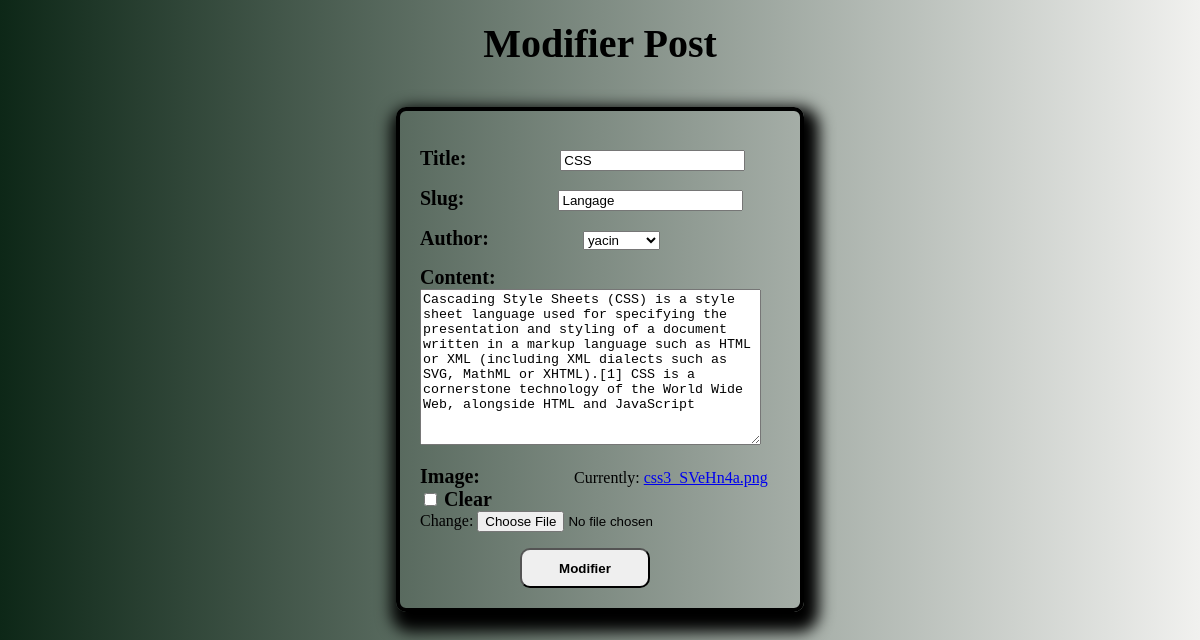
The app's page /blog/15/modifier_post/ with its own data.
### blog/models.py (models this page shows, shortened)
class Post(models.Model):
    title = models.CharField(max_length=200, unique=True)
    slug = models.SlugField(max_length=200, unique=True)
    author = models.ForeignKey(User, on_delete= models.CASCADE,related_name='blog_posts')
    updated_on = models.DateTimeField(auto_now= True)
    content = models.TextField()
    created_on = models.DateTimeField(auto_now_add=True)
    status = models.IntegerField(choices=STATUS, default=0)
    image=models.ImageField(blank=True)
    class Meta:
        ordering = ['-created_on']

### blog/views.py (the view)
# urls.py: path('<int:pk>/modifier_post/', ModifierPost.as_view() , name='modifier_post'),
class ModifierPost(UpdateView):
     model = Post
     template_name = 'blog/modifier_post.html'
     form_class = PostForm
     success_url = reverse_lazy('liste_posts')

### blog/forms.py
class PostForm(forms.ModelForm):
    class Meta:
        model = Post
        fields = ['title','slug','author','content','image']

### blog/templates/blog/modifier_post.html (shortened to what this page needs)
<!DOCTYPE html>
<html lang="en">
<head>
</head>
<body>
     <h1>Modifier Post</h1>
     <div class="form">
    <form method="post" enctype="multipart/form-data">
	    {{ form.as_p }}
         <button type="submit">Modifier</button>
    </form>
     </div>
</body>
</html>

### blog/templates/blog/modifier_post.html (style rules this page uses)
h1 { font-size: 40px; font-weight: bold; margin-bottom: 40px; text-align: center; margin-top: 20px; font-family:Cambria, Cochin, Georgia, Times, 'Times New Roman', serif ; }
.form { width: 400px; margin-top: 20px; margin: 0 auto; margin-top: 40px; border: 4px solid black; box-shadow: 5px 10px 15px 10px black; border-radius: 10px; }
button { width: 130px; height: 40px; text-align: center; font-weight: bold; margin-left: 100px; }
form { margin: 10px; padding: 10px; }
form label { font-family:Cambria, Cochin, Georgia, Times, 'Times New Roman', serif ; margin-right: 90px; font-weight: bold; font-size: 20px; }
body { background: linear-gradient(to right , #0d2717 , rgb(241, 241, 239)); }
button { border-radius: 10px; }

### records on screen
Post: title "CSS", slug "Langage", author "yacin", content "Cascading Style Sheets (CSS) is a style sheet language used for specifying the presentation and styling of a document written in a markup language such as HTML or XML (including XML dialects such as SVG, MathML or XHTML).[1] CSS is a cornerstone technology of the World Wide Web, alongside HTML and JavaScript"
